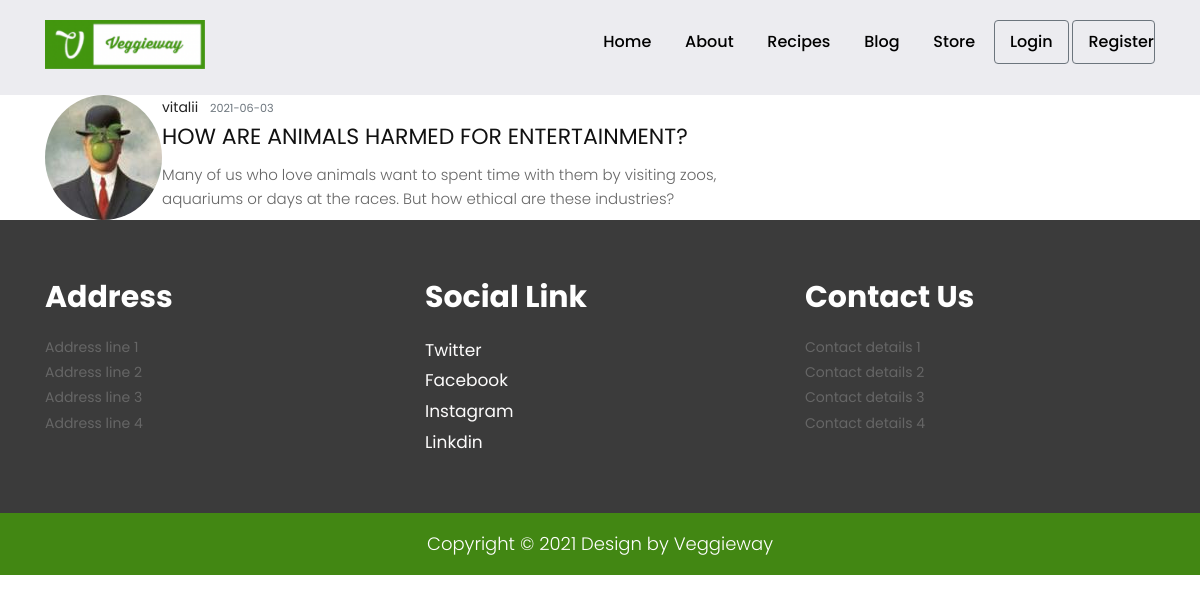
/post/1, run on the app's committed database.
### webappflask/models.py (models this page shows, shortened)
class User(db.Model, UserMixin):
    id = db.Column(db.Integer, primary_key=True)
    uuid = db.Column(db.String(36), unique=True)
    username = db.Column(db.String(20), unique=True, nullable=False)
    email = db.Column(db.String(120), unique=True, nullable=False)
    image_file = db.Column(db.String(20), nullable=False, default='default.jpg')
    password = db.Column(db.String(60), nullable=False)
    posts = db.relationship('Post', backref='author', lazy=True)
    budget = db.Column(db.Integer(), nullable=False, default=1000)
    items = db.relationship('Item', backref='owned_user', lazy=True)

class Post(db.Model):
    id = db.Column(db.Integer, primary_key=True)
    uuid = db.Column(db.String(36), unique=True)
    title = db.Column(db.String(100), nullable=False)
    date_posted = db.Column(db.DateTime, nullable=False, default=datetime.utcnow)
    content = db.Column(db.Text, nullable=False)
    user_id = db.Column(db.Integer, db.ForeignKey('user.id'), nullable=False)

### webappflask/posts/routes.py (the view)
@posts.route("/post/<int:post_id>")
def post(post_id):
    post = Post.query.get_or_404(post_id)
    return render_template('post.html', title=post.title, post=post)

### webappflask/templates/post.html (shortened to what this page needs)
{% extends "base.html" %}
{% block content %}
  <article class="media content-section">
    <img class="rounded-circle article-img" src="{{ url_for('static', filename='profile_pics/' + post.author.image_file) }}">
    <div class="media-body">
      <div class="article-metadata">
        <a class="mr-2" href="{{ url_for('users.user_posts', username=post.author.username) }}">{{ post.author.username }}</a>
        <small class="text-muted">{{ post.date_posted.strftime('%Y-%m-%d') }}</small>
      </div>
      <h2 class="article-title">{{ post.title }}</h2>
      <p class="article-content">{{ post.content }}</p>
    </div>
  </article>
{% endblock content %}

### webappflask/static/css/style.css (style rules this page uses)
* { box-sizing: border-box !important; }
html { scroll-behavior: smooth; }
body { color: #666666; font-size: 14px; font-family: 'Poppins', sans-serif; line-height: 1.80857; font-weight: normal; overflow-x: hidden; }
a { color: #1f1f1f; text-decoration: none !important; outline: none !important; -webkit-transition: all .3s ease-in-out; -moz-transition: all .3s ease-in-out; -ms-transition: all .3s ease-in-out; -o-transition: all .3s ease-in-out; transition: all .3s ease-in-out; }
h1, h2, h3, h4, h5, h6 { letter-spacing: 0; font-weight: normal; position: relative; padding: 0 0 10px 0; font-weight: normal; line-height: normal; color: #111111; margin: 0 }
h2 { font-size: 22px }
*, *::after, *::before { -webkit-box-sizing: border-box; -moz-box-sizing: border-box; box-sizing: border-box; }
p { margin: 0px; font-weight: 300; font-size: 15px; line-height: 24px; }
a { color: #222222; text-decoration: none; outline: none !important; }
a, .btn { text-decoration: none !important; outline: none !important; -webkit-transition: all .3s ease-in-out; -moz-transition: all .3s ease-in-out; -ms-transition: all .3s ease-in-out; -o-transition: all .3s ease-in-out; transition: all .3s ease-in-out; }
img { max-width: 100%; height: auto; }
.text-muted { padding: 10px 0px; }

### data on the page
User: image_file (picture), author.username "vitalii"
Post: date_posted "2021-06-03", title "HOW ARE ANIMALS HARMED FOR ENTERTAINMENT?", content "Many of us who love animals want to spent time with them by visiting zoos, aquariums or days at the races. But how ethical are these industries?"
